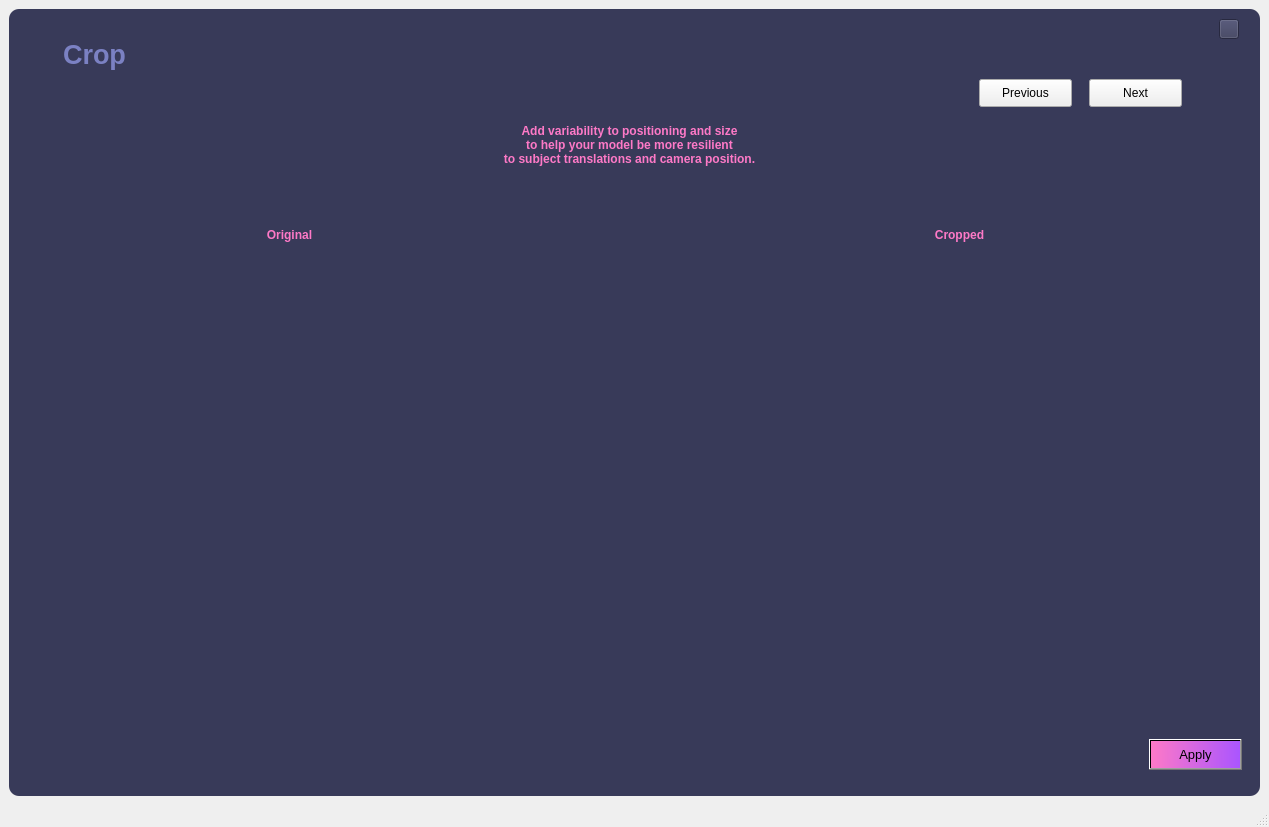
<?xml version="1.0" encoding="UTF-8"?>
<ui version="4.0">
 <class>BrightnessWindow</class>
 <widget class="QMainWindow" name="BrightnessWindow">
  <property name="geometry">
   <rect>
    <x>0</x>
    <y>0</y>
    <width>1269</width>
    <height>827</height>
   </rect>
  </property>
  <property name="windowTitle">
   <string>MainWindow</string>
  </property>
  <widget class="QWidget" name="centralwidget">
   <layout class="QVBoxLayout" name="verticalLayout">
    <item>
     <widget class="QFrame" name="frame">
      <property name="font">
       <font>
        <weight>75</weight>
        <bold>true</bold>
       </font>
      </property>
      <property name="styleSheet">
       <string notr="true">QFrame {
	background-color: rgb(56,58,89);
	color:rgb(220,220,220);
	border-radius : 10px;
}</string>
      </property>
      <property name="frameShape">
       <enum>QFrame::StyledPanel</enum>
      </property>
      <property name="frameShadow">
       <enum>QFrame::Raised</enum>
      </property>
      <widget class="QLabel" name="label_desqription">
       <property name="geometry">
        <rect>
         <x>760</x>
         <y>200</y>
         <width>381</width>
         <height>51</height>
        </rect>
       </property>
       <property name="font">
        <font>
         <pointsize>9</pointsize>
         <weight>75</weight>
         <bold>true</bold>
        </font>
       </property>
       <property name="styleSheet">
        <string notr="true">color:rgb(254,121,199);</string>
       </property>
       <property name="text">
        <string>Cropped</string>
       </property>
       <property name="textFormat">
        <enum>Qt::PlainText</enum>
       </property>
       <property name="alignment">
        <set>Qt::AlignCenter</set>
       </property>
      </widget>
      <widget class="QLabel" name="label">
       <property name="geometry">
        <rect>
         <x>20</x>
         <y>240</y>
         <width>601</width>
         <height>511</height>
        </rect>
       </property>
       <property name="autoFillBackground">
        <bool>false</bool>
       </property>
       <property name="text">
        <string/>
       </property>
       <property name="pixmap">
        <pixmap>2.jpg</pixmap>
       </property>
       <property name="scaledContents">
        <bool>false</bool>
       </property>
       <property name="wordWrap">
        <bool>false</bool>
       </property>
      </widget>
      <widget class="QPushButton" name="pushButton_4">
       <property name="geometry">
        <rect>
         <x>1210</x>
         <y>10</y>
         <width>20</width>
         <height>20</height>
        </rect>
       </property>
       <property name="styleSheet">
        <string notr="true">background-color: rgb(56,58,89);</string>
       </property>
       <property name="text">
        <string/>
       </property>
       <property name="icon">
        <iconset>
         <normaloff>exit2.png</normaloff>exit2.png</iconset>
       </property>
       <property name="iconSize">
        <size>
         <width>20</width>
         <height>20</height>
        </size>
       </property>
      </widget>
      <widget class="QLabel" name="label_2">
       <property name="geometry">
        <rect>
         <x>630</x>
         <y>240</y>
         <width>601</width>
         <height>511</height>
        </rect>
       </property>
       <property name="autoFillBackground">
        <bool>false</bool>
       </property>
       <property name="text">
        <string/>
       </property>
       <property name="pixmap">
        <pixmap>2.jpg</pixmap>
       </property>
       <property name="scaledContents">
        <bool>false</bool>
       </property>
       <property name="alignment">
        <set>Qt::AlignCenter</set>
       </property>
       <property name="wordWrap">
        <bool>false</bool>
       </property>
      </widget>
      <widget class="QLabel" name="label_desqription_2">
       <property name="geometry">
        <rect>
         <x>90</x>
         <y>200</y>
         <width>381</width>
         <height>51</height>
        </rect>
       </property>
       <property name="font">
        <font>
         <pointsize>9</pointsize>
         <weight>75</weight>
         <bold>true</bold>
        </font>
       </property>
       <property name="styleSheet">
        <string notr="true">color:rgb(254,121,199);</string>
       </property>
       <property name="text">
        <string>Original</string>
       </property>
       <property name="textFormat">
        <enum>Qt::PlainText</enum>
       </property>
       <property name="alignment">
        <set>Qt::AlignCenter</set>
       </property>
      </widget>
      <widget class="QLabel" name="label_desqription_3">
       <property name="geometry">
        <rect>
         <x>-10</x>
         <y>20</y>
         <width>191</width>
         <height>51</height>
        </rect>
       </property>
       <property name="font">
        <font>
         <pointsize>20</pointsize>
         <weight>75</weight>
         <bold>true</bold>
        </font>
       </property>
       <property name="styleSheet">
        <string notr="true">color:rgb(123, 129, 195);</string>
       </property>
       <property name="text">
        <string>Crop</string>
       </property>
       <property name="textFormat">
        <enum>Qt::PlainText</enum>
       </property>
       <property name="alignment">
        <set>Qt::AlignCenter</set>
       </property>
      </widget>
      <widget class="QPushButton" name="pushButton_3">
       <property name="geometry">
        <rect>
         <x>970</x>
         <y>70</y>
         <width>93</width>
         <height>28</height>
        </rect>
       </property>
       <property name="text">
        <string>Previous</string>
       </property>
      </widget>
      <widget class="QPushButton" name="pushButton_6">
       <property name="geometry">
        <rect>
         <x>1080</x>
         <y>70</y>
         <width>93</width>
         <height>28</height>
        </rect>
       </property>
       <property name="text">
        <string>Next</string>
       </property>
      </widget>
      <widget class="QPushButton" name="pushButton">
       <property name="geometry">
        <rect>
         <x>1140</x>
         <y>730</y>
         <width>93</width>
         <height>31</height>
        </rect>
       </property>
       <property name="font">
        <font>
         <pointsize>10</pointsize>
        </font>
       </property>
       <property name="styleSheet">
        <string notr="true">background-color: qlineargradient(spread:pad, x1:0, y1:0.5, x2:1, y2:0.506, stop:0 rgba(254, 121, 199, 255), stop:1 rgba(170, 85, 255, 255));</string>
       </property>
       <property name="text">
        <string>Apply</string>
       </property>
      </widget>
      <widget class="QLabel" name="label_desqription_4">
       <property name="geometry">
        <rect>
         <x>430</x>
         <y>110</y>
         <width>381</width>
         <height>51</height>
        </rect>
       </property>
       <property name="font">
        <font>
         <pointsize>9</pointsize>
         <weight>75</weight>
         <bold>true</bold>
        </font>
       </property>
       <property name="styleSheet">
        <string notr="true">color:rgb(254,121,199);</string>
       </property>
       <property name="text">
        <string>Add variability to positioning and size 
to help your model be more resilient 
to subject translations and camera position.</string>
       </property>
       <property name="textFormat">
        <enum>Qt::PlainText</enum>
       </property>
       <property name="alignment">
        <set>Qt::AlignCenter</set>
       </property>
      </widget>
     </widget>
    </item>
   </layout>
  </widget>
  <widget class="QStatusBar" name="statusbar"/>
 </widget>
 <resources/>
 <connections/>
</ui>
